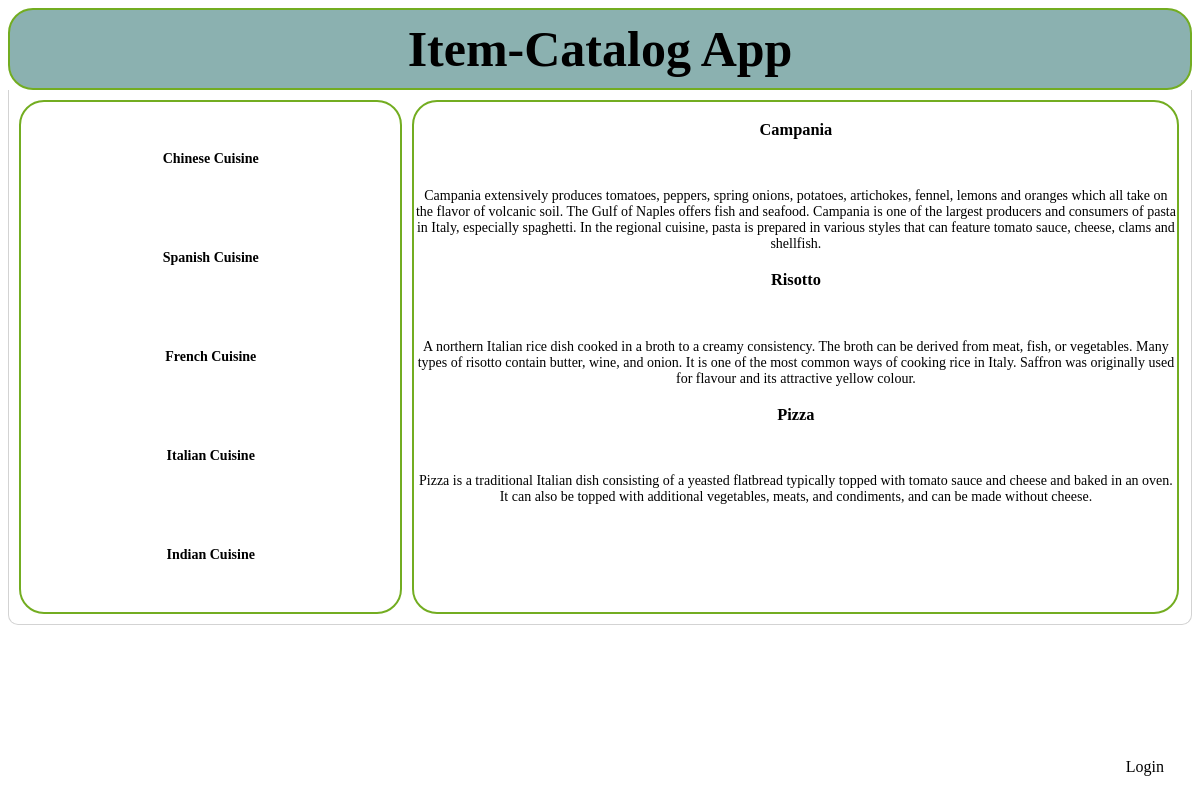
Screenshot of /main/4/ with the database file from the repository.
### database_setup.py (models this page shows, shortened)
class Category(Base):
	__tablename__ = 'category'
	name = Column(String(80), nullable = False)
	id = Column(Integer, primary_key = True)
	user_id = Column(Integer, ForeignKey('user.id'))
	user = relationship(User)

class Item(Base):
	__tablename__ = 'item'
	name = Column(String(80), nullable = False)
	id = Column(Integer, primary_key = True)
	description = Column(String(500))
	user_id = Column(Integer, ForeignKey('user.id'))
	user = relationship(User)
	category_id = Column(Integer, ForeignKey('category.id'))
	category = relationship(Category)

### main.py (the view)
@app.route('/main/<int:category_id>/')
def categoryItems(category_id):
	"""Updates the item pane with a list of items specific to that category"""
	categories = session.query(Category).all()
	items = session.query(Item).filter_by(category_id=category_id)
	if 'username' in login_session:
		return render_template('main.html', categories=categories, items=items, category_id=category_id,loggedIn=True)
	else:
		return render_template('main.html', categories=categories, items=items, category_id=category_id)

### templates/main.html (shortened to what this page needs)
<!DOCTYPE html>
<html lang="en" xmlns="http://www.w3.org/1999/xhtml">
<head>
	<link rel="stylesheet" type=text/css href="{{url_for('static', filename='main.css')}}">
</head>
<body>
	<header class="header">
		<div class="title">
			<a href="{{url_for('mainMenu')}}"><h1>Item-Catalog App</h1></a>
		</div>
	</header>
	<div class="container">
		<div class="grid-container">
			<div class="menu">
                {% for category in categories %}
                <p>
                    <a href="{{url_for('categoryItems', category_id = category.id)}}"> <h4>{{category.name}}</h4></a>
                    <br>
                </p>
                {% else %}
                    <h3> There are no category entries.</h3>
                {% endfor %}
			</div>
			<div class="item">
                {% for item in items %}
                    {% if loggedIn %}
					    <p>
                            <h3>{{item.name}}</h3><br>
                            <a href="{{url_for('editItem', category_id = item.category_id, item_id = item.id)}}">Edit</a>
                            |
                            <a href="{{url_for('deleteItem', category_id = item.category_id, item_id = item.id)}}">Delete</a>
                            <br>{{item.description}} <br>
                        </p>
                    {% else %}
                        <p class = "itemText">
                            <h3>{{item.name}}</h3><br>
                            <br>{{item.description}} <br>
                        </p>
                    {% endif %}
                {% endfor %}
			</div>
        </div>
    </div>
    {% if loggedIn %}
        <a class="loginbutton" href="{{url_for('gdisconnect')}}">Logout</a>
    {% else %}
        <a class="loginbutton" href="{{url_for('login')}}">Login</a>
    {% endif %}
</body>
</html>

### static/main.css (style rules this page uses)
h1 { font-size: 50px; font-family: "Bradley Hand", cursive; margin: 0; }
.header { border-bottom: 6px solid #7d97ad; background-color: #8bb1b0; border: 2px solid #73AD21; border-radius: 25px; border-style: solid; color: #2d3c49; display: flex; }
.title { display:inline-block; padding:10px; text-align:center; width:100%; }
a:link { color: black; text-align: center; text-decoration: none; display: inline-block; }
body { background-color: #ffffff; font-family: "Apple Chancery", cursive; }
.container { border: 1px lightgrey; border-right-style: solid; border-left-style: solid; border-bottom-style: solid; border-bottom-right-radius: 10px; border-bottom-left-radius: 10px; }
.grid-container { display: grid; grid-template-columns: 33% 66%; grid-gap: 10px; padding: 10px; }
.grid-container > div { border: 2px solid #73AD21; border-radius: 25px; border-style: solid; text-align: center; font-size: 14px; }
.loginbutton { position: fixed; bottom: 3%; right: 3%; }
.menu { float: left; }
.item { float: right; }
.itemText { font-size: 18px; }

### rows the page displays
Item: name "Campania", description "Campania extensively produces tomatoes, peppers, spring onions, potatoes, artichokes, fennel, lemons and oranges which all take on the flavor of volcanic soil. The Gulf of Naples offers fish and seafood. Campania is one of the largest producers and consumers of pasta in Italy, especially spaghetti. In the regional cuisine, pasta is prepared in various styles that can feature tomato sauce, cheese, clams and shellfish."
Item: name "Risotto", description "A northern Italian rice dish cooked in a broth to a creamy consistency. The broth can be derived from meat, fish, or vegetables. Many types of risotto contain butter, wine, and onion. It is one of the most common ways of cooking rice in Italy. Saffron was originally used for flavour and its attractive yellow colour."
Item: name "Pizza", description "Pizza is a traditional Italian dish consisting of a yeasted flatbread typically topped with tomato sauce and cheese and baked in an oven. It can also be topped with additional vegetables, meats, and condiments, and can be made without cheese."
